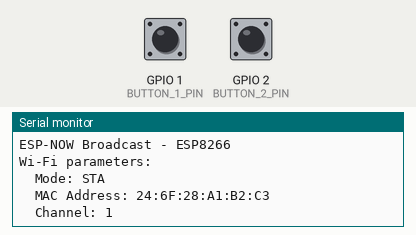
A sketch run on a simulated ESP8266 (NodeMCU). Shown: the last lines printed to the serial monitor. Inputs (shaded band) come from the test bench; at power-on: GPIO 1 (BUTTON_1_PIN) HIGH, GPIO 2 (BUTTON_2_PIN) HIGH.

Above: at 1.3 s.
1.4 s: GPIO 1 (BUTTON_1_PIN) pulled LOW for 0.15 s
At 2.4 s:
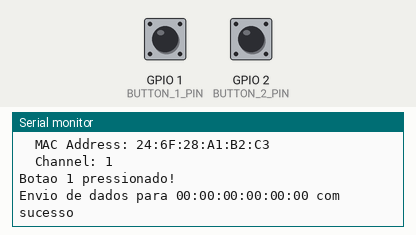
3.0 s: GPIO 2 (BUTTON_2_PIN) pulled LOW for 0.15 s
At 3.6 s:
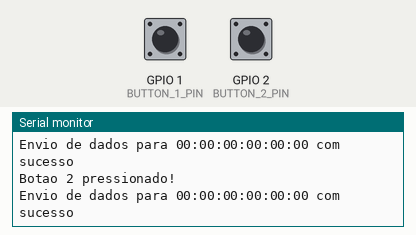

The sketch:

esp8266_emissor_botoes.ino
```cpp
#include <ESP8266WiFi.h>
#include <espnow.h>

#define ESPNOW_WIFI_CHANNEL 1
#define BUTTON_1_PIN 1
#define BUTTON_2_PIN 2

uint8_t broadcastAddress[] = { 0xFF, 0xFF, 0xFF, 0xFF, 0xFF, 0xFF }; // Genérico
// uint8_t broadcastAddress[] = {0x24, 0x0A, 0xC4, 0x0B, 0x52, 0x64}; //ESP32 Riscado
// uint8_t broadcastAddress[] = {0x24, 0x0A, 0xC4, 0x08, 0xD3, 0xA0};

typedef struct struct_message {
  char m[2];
} struct_message;

struct_message data;

void OnDataSent(uint8_t *macAddr, uint8_t sendStatus) {
  Serial.print("Envio de dados para ");
  Serial.printf("%02X:%02X:%02X:%02X:%02X:%02X ", macAddr[0], macAddr[1], macAddr[2], macAddr[3], macAddr[4], macAddr[5]);
  Serial.println(sendStatus == 0 ? "com sucesso" : "falhou");
}

void setup() {
  Serial.begin(115200);
  delay(100);

  pinMode(BUTTON_1_PIN, INPUT_PULLUP);
  pinMode(BUTTON_2_PIN, INPUT_PULLUP);

  WiFi.mode(WIFI_STA);
  WiFi.disconnect();

  Serial.println("ESP-NOW Broadcast - ESP8266");
  Serial.println("Wi-Fi parameters:");
  Serial.println("  Mode: STA");
  Serial.println("  MAC Address: " + WiFi.macAddress());
  Serial.printf("  Channel: %d\n", ESPNOW_WIFI_CHANNEL);

  if (esp_now_init() != 0) {
    Serial.println("Erro ao inicializar o ESP-NOW");
    return;
  }

  esp_now_set_self_role(ESP_NOW_ROLE_CONTROLLER);
  esp_now_register_send_cb(OnDataSent);

  if (esp_now_add_peer(broadcastAddress, ESP_NOW_ROLE_SLAVE, ESPNOW_WIFI_CHANNEL, NULL, 0) != 0) {
    Serial.println("Erro ao adicionar o peer de broadcast");
    return;
  }
}

void loop() {
  if (digitalRead(BUTTON_1_PIN) == LOW) {
    Serial.println("Botao 1 pressionado!");
    strcpy(data.m, "1");
    esp_now_send(broadcastAddress, (uint8_t *)&data, sizeof(data));
    delay(500);  // Debounce simples
  }

  if (digitalRead(BUTTON_2_PIN) == LOW) {
    Serial.println("Botao 2 pressionado!");
    strcpy(data.m, "2");
    esp_now_send(broadcastAddress, (uint8_t *)&data, sizeof(data));
    delay(500);  // Debounce simples
  }
}
```

Measured:
- after the input at 1.4 s, the serial monitor: prints a new line at once (image 1)
- after the input at 3.0 s, the serial monitor: prints a new line at once (image 2)
